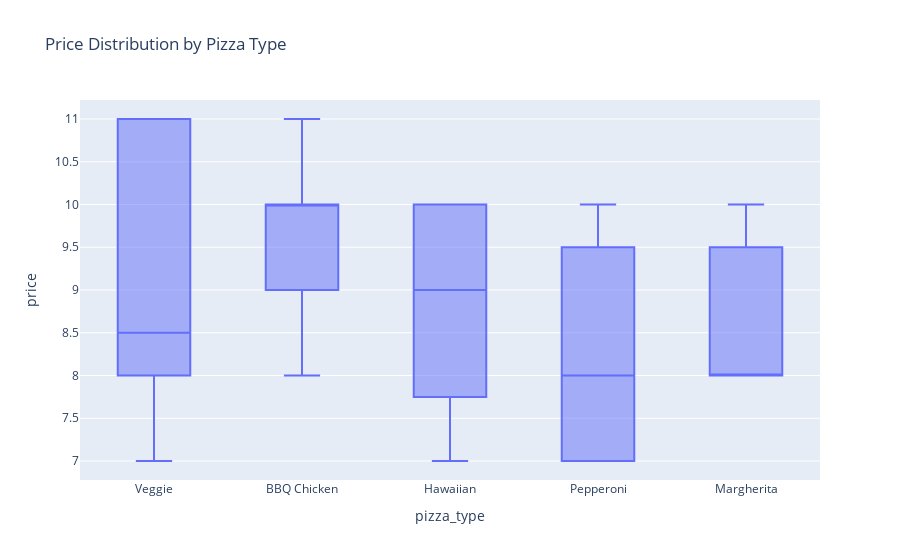

The notebook cell this image was saved under:
### Markdown cell above
## 📊 Box Plot

### Code cell
px.box(df, x='pizza_type', y='price', title='Price Distribution by Pizza Type').show()

### Figure 1 — Plotly figure (JSON) as saved in the notebook; plotly's stock layout.template omitted (floating-point values rounded to 4 significant figures)
{"data": [{"alignmentgroup": "True", "hovertemplate": "pizza_type=%{x}<br>price=%{y}<extra></extra>", "legendgroup": "", "marker": {"color": "#636efa"}, "name": "", "notched": false, "offsetgroup": "", "orientation": "v", "showlegend": false, "type": "box", "x": ["Veggie", "BBQ Chicken", "Hawaiian", "BBQ Chicken", "BBQ Chicken", "Pepperoni", "Hawaiian", "Hawaiian", "Hawaiian", "BBQ Chicken", "Veggie", "Hawaiian", "BBQ Chicken", "Pepperoni", "Veggie", "Pepperoni", "Veggie", "BBQ Chicken", "Margherita", "Veggie", "Pepperoni", "BBQ Chicken", "Veggie", "Margherita", "Margherita"], "x0": " ", "xaxis": "x", "y": [9, 9, 8, 10, 10, 9, 10, 10, 7, 9, 11, 9, 11, 7, 8, 10, 7, 10, 8, 8, 7, 8, 11, 8, 10], "y0": " ", "yaxis": "y"}], "layout": {"boxmode": "group", "legend": {"tracegroupgap": 0}, "title": {"text": "Price Distribution by Pizza Type"}, "xaxis": {"anchor": "y", "domain": [0, 1], "title": {"text": "pizza_type"}}, "yaxis": {"anchor": "x", "domain": [0, 1], "title": {"text": "price"}}}}
